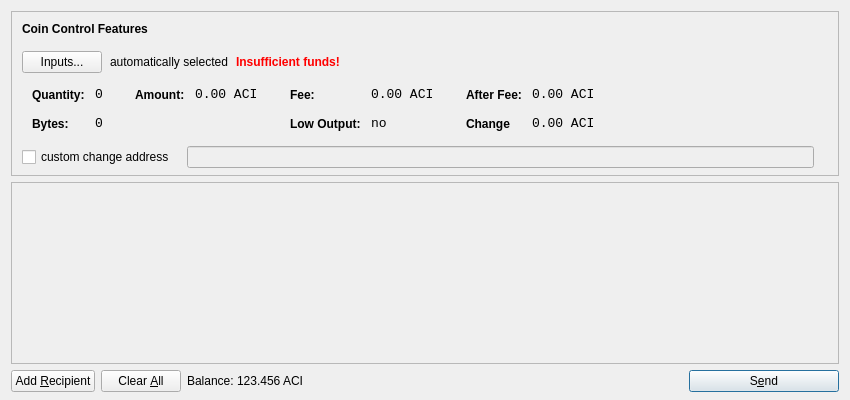
<?xml version="1.0" encoding="UTF-8"?>
<ui version="4.0">
 <class>SendCoinsDialog</class>
 <widget class="QDialog" name="SendCoinsDialog">
  <property name="geometry">
   <rect>
    <x>0</x>
    <y>0</y>
    <width>850</width>
    <height>400</height>
   </rect>
  </property>
  <property name="windowTitle">
   <string>Send Coins</string>
  </property>
  <layout class="QVBoxLayout" name="verticalLayout" stretch="0,1,0">
   <property name="bottomMargin">
    <number>8</number>
   </property>
   <item>
    <widget class="QFrame" name="frameCoinControl">
     <property name="sizePolicy">
      <sizepolicy hsizetype="Expanding" vsizetype="Expanding">
       <horstretch>0</horstretch>
       <verstretch>0</verstretch>
      </sizepolicy>
     </property>
     <property name="maximumSize">
      <size>
       <width>16777215</width>
       <height>16777215</height>
      </size>
     </property>
     <property name="frameShape">
      <enum>QFrame::StyledPanel</enum>
     </property>
     <property name="frameShadow">
      <enum>QFrame::Sunken</enum>
     </property>
     <layout class="QVBoxLayout" name="verticalLayoutCoinControl2">
      <property name="spacing">
       <number>-1</number>
      </property>
      <property name="leftMargin">
       <number>0</number>
      </property>
      <property name="topMargin">
       <number>0</number>
      </property>
      <property name="rightMargin">
       <number>0</number>
      </property>
      <property name="bottomMargin">
       <number>6</number>
      </property>
      <item>
       <layout class="QVBoxLayout" name="verticalLayoutCoinControl" stretch="0,0,0,0,1">
        <property name="spacing">
         <number>0</number>
        </property>
        <property name="leftMargin">
         <number>10</number>
        </property>
        <property name="topMargin">
         <number>10</number>
        </property>
        <item>
         <layout class="QHBoxLayout" name="horizontalLayoutCoinControl1">
          <property name="bottomMargin">
           <number>15</number>
          </property>
          <item>
           <widget class="QLabel" name="labelCoinControlFeatures">
            <property name="sizePolicy">
             <sizepolicy hsizetype="Preferred" vsizetype="Maximum">
              <horstretch>0</horstretch>
              <verstretch>0</verstretch>
             </sizepolicy>
            </property>
            <property name="font">
             <font>
              <weight>75</weight>
              <bold>true</bold>
             </font>
            </property>
            <property name="styleSheet">
             <string notr="true">font-weight:bold;</string>
            </property>
            <property name="text">
             <string>Coin Control Features</string>
            </property>
           </widget>
          </item>
         </layout>
        </item>
        <item>
         <layout class="QHBoxLayout" name="horizontalLayoutCoinControl2" stretch="0,0,0,0">
          <property name="spacing">
           <number>8</number>
          </property>
          <property name="bottomMargin">
           <number>10</number>
          </property>
          <item>
           <widget class="QPushButton" name="pushButtonCoinControl">
            <property name="styleSheet">
             <string notr="true"/>
            </property>
            <property name="text">
             <string>Inputs...</string>
            </property>
           </widget>
          </item>
          <item>
           <widget class="QLabel" name="labelCoinControlAutomaticallySelected">
            <property name="text">
             <string>automatically selected</string>
            </property>
            <property name="margin">
             <number>5</number>
            </property>
           </widget>
          </item>
          <item>
           <widget class="QLabel" name="labelCoinControlInsuffFunds">
            <property name="font">
             <font>
              <weight>75</weight>
              <bold>true</bold>
             </font>
            </property>
            <property name="styleSheet">
             <string notr="true">color:red;font-weight:bold;</string>
            </property>
            <property name="text">
             <string>Insufficient funds!</string>
            </property>
            <property name="margin">
             <number>5</number>
            </property>
           </widget>
          </item>
          <item>
           <spacer name="horizontalSpacerCoinControl">
            <property name="orientation">
             <enum>Qt::Horizontal</enum>
            </property>
            <property name="sizeHint" stdset="0">
             <size>
              <width>40</width>
              <height>1</height>
             </size>
            </property>
           </spacer>
          </item>
         </layout>
        </item>
        <item>
         <widget class="QWidget" name="widgetCoinControl" native="true">
          <property name="sizePolicy">
           <sizepolicy hsizetype="Preferred" vsizetype="Preferred">
            <horstretch>0</horstretch>
            <verstretch>0</verstretch>
           </sizepolicy>
          </property>
          <property name="minimumSize">
           <size>
            <width>0</width>
            <height>0</height>
           </size>
          </property>
          <property name="styleSheet">
           <string notr="true"/>
          </property>
          <layout class="QHBoxLayout" name="horizontalLayoutCoinControl5">
           <property name="margin">
            <number>0</number>
           </property>
           <item>
            <layout class="QHBoxLayout" name="horizontalLayoutCoinControl3" stretch="0,0,0,1">
             <property name="spacing">
              <number>20</number>
             </property>
             <property name="topMargin">
              <number>0</number>
             </property>
             <property name="bottomMargin">
              <number>10</number>
             </property>
             <item>
              <layout class="QFormLayout" name="formLayoutCoinControl1">
               <property name="horizontalSpacing">
                <number>10</number>
               </property>
               <property name="verticalSpacing">
                <number>14</number>
               </property>
               <property name="leftMargin">
                <number>10</number>
               </property>
               <property name="topMargin">
                <number>4</number>
               </property>
               <property name="rightMargin">
                <number>6</number>
               </property>
               <item row="0" column="0">
                <widget class="QLabel" name="labelCoinControlQuantityText">
                 <property name="styleSheet">
                  <string notr="true">font-weight:bold;</string>
                 </property>
                 <property name="text">
                  <string>Quantity:</string>
                 </property>
                 <property name="margin">
                  <number>0</number>
                 </property>
                </widget>
               </item>
               <item row="0" column="1">
                <widget class="QLabel" name="labelCoinControlQuantity">
                 <property name="font">
                  <font>
                   <family>Monospace</family>
                   <pointsize>10</pointsize>
                  </font>
                 </property>
                 <property name="cursor">
                  <cursorShape>IBeamCursor</cursorShape>
                 </property>
                 <property name="contextMenuPolicy">
                  <enum>Qt::ActionsContextMenu</enum>
                 </property>
                 <property name="text">
                  <string>0</string>
                 </property>
                 <property name="margin">
                  <number>0</number>
                 </property>
                 <property name="textInteractionFlags">
                  <set>Qt::LinksAccessibleByMouse|Qt::TextSelectableByKeyboard|Qt::TextSelectableByMouse</set>
                 </property>
                </widget>
               </item>
               <item row="1" column="0">
                <widget class="QLabel" name="labelCoinControlBytesText">
                 <property name="styleSheet">
                  <string notr="true">font-weight:bold;</string>
                 </property>
                 <property name="text">
                  <string>Bytes:</string>
                 </property>
                </widget>
               </item>
               <item row="1" column="1">
                <widget class="QLabel" name="labelCoinControlBytes">
                 <property name="font">
                  <font>
                   <family>Monospace</family>
                   <pointsize>10</pointsize>
                  </font>
                 </property>
                 <property name="cursor">
                  <cursorShape>IBeamCursor</cursorShape>
                 </property>
                 <property name="contextMenuPolicy">
                  <enum>Qt::ActionsContextMenu</enum>
                 </property>
                 <property name="text">
                  <string>0</string>
                 </property>
                 <property name="textInteractionFlags">
                  <set>Qt::LinksAccessibleByMouse|Qt::TextSelectableByKeyboard|Qt::TextSelectableByMouse</set>
                 </property>
                </widget>
               </item>
              </layout>
             </item>
             <item>
              <layout class="QFormLayout" name="formLayoutCoinControl2">
               <property name="horizontalSpacing">
                <number>10</number>
               </property>
               <property name="verticalSpacing">
                <number>14</number>
               </property>
               <property name="leftMargin">
                <number>6</number>
               </property>
               <property name="topMargin">
                <number>4</number>
               </property>
               <property name="rightMargin">
                <number>6</number>
               </property>
               <item row="0" column="0">
                <widget class="QLabel" name="labelCoinControlAmountText">
                 <property name="styleSheet">
                  <string notr="true">font-weight:bold;</string>
                 </property>
                 <property name="text">
                  <string>Amount:</string>
                 </property>
                 <property name="margin">
                  <number>0</number>
                 </property>
                </widget>
               </item>
               <item row="0" column="1">
                <widget class="QLabel" name="labelCoinControlAmount">
                 <property name="font">
                  <font>
                   <family>Monospace</family>
                   <pointsize>10</pointsize>
                  </font>
                 </property>
                 <property name="cursor">
                  <cursorShape>IBeamCursor</cursorShape>
                 </property>
                 <property name="contextMenuPolicy">
                  <enum>Qt::ActionsContextMenu</enum>
                 </property>
                 <property name="text">
                  <string notr="true">0.00 ACI</string>
                 </property>
                 <property name="textInteractionFlags">
                  <set>Qt::LinksAccessibleByMouse|Qt::TextSelectableByKeyboard|Qt::TextSelectableByMouse</set>
                 </property>
                </widget>
               </item>
              </layout>
             </item>
             <item>
              <layout class="QFormLayout" name="formLayoutCoinControl3">
               <property name="horizontalSpacing">
                <number>10</number>
               </property>
               <property name="verticalSpacing">
                <number>14</number>
               </property>
               <property name="leftMargin">
                <number>6</number>
               </property>
               <property name="topMargin">
                <number>4</number>
               </property>
               <property name="rightMargin">
                <number>6</number>
               </property>
               <item row="0" column="0">
                <widget class="QLabel" name="labelCoinControlFeeText">
                 <property name="styleSheet">
                  <string notr="true">font-weight:bold;</string>
                 </property>
                 <property name="text">
                  <string>Fee:</string>
                 </property>
                 <property name="margin">
                  <number>0</number>
                 </property>
                </widget>
               </item>
               <item row="0" column="1">
                <widget class="QLabel" name="labelCoinControlFee">
                 <property name="font">
                  <font>
                   <family>Monospace</family>
                   <pointsize>10</pointsize>
                  </font>
                 </property>
                 <property name="cursor">
                  <cursorShape>IBeamCursor</cursorShape>
                 </property>
                 <property name="contextMenuPolicy">
                  <enum>Qt::ActionsContextMenu</enum>
                 </property>
                 <property name="text">
                  <string notr="true">0.00 ACI</string>
                 </property>
                 <property name="textInteractionFlags">
                  <set>Qt::LinksAccessibleByMouse|Qt::TextSelectableByKeyboard|Qt::TextSelectableByMouse</set>
                 </property>
                </widget>
               </item>
               <item row="1" column="0">
                <widget class="QLabel" name="labelCoinControlLowOutputText">
                 <property name="styleSheet">
                  <string notr="true">font-weight:bold;</string>
                 </property>
                 <property name="text">
                  <string>Low Output:</string>
                 </property>
                </widget>
               </item>
               <item row="1" column="1">
                <widget class="QLabel" name="labelCoinControlLowOutput">
                 <property name="font">
                  <font>
                   <family>Monospace</family>
                   <pointsize>10</pointsize>
                  </font>
                 </property>
                 <property name="cursor">
                  <cursorShape>IBeamCursor</cursorShape>
                 </property>
                 <property name="contextMenuPolicy">
                  <enum>Qt::ActionsContextMenu</enum>
                 </property>
                 <property name="text">
                  <string>no</string>
                 </property>
                 <property name="textInteractionFlags">
                  <set>Qt::LinksAccessibleByMouse|Qt::TextSelectableByKeyboard|Qt::TextSelectableByMouse</set>
                 </property>
                </widget>
               </item>
              </layout>
             </item>
             <item>
              <layout class="QFormLayout" name="formLayoutCoinControl4">
               <property name="horizontalSpacing">
                <number>10</number>
               </property>
               <property name="verticalSpacing">
                <number>14</number>
               </property>
               <property name="leftMargin">
                <number>6</number>
               </property>
               <property name="topMargin">
                <number>4</number>
               </property>
               <property name="rightMargin">
                <number>6</number>
               </property>
               <item row="0" column="0">
                <widget class="QLabel" name="labelCoinControlAfterFeeText">
                 <property name="styleSheet">
                  <string notr="true">font-weight:bold;</string>
                 </property>
                 <property name="text">
                  <string>After Fee:</string>
                 </property>
                 <property name="margin">
                  <number>0</number>
                 </property>
                </widget>
               </item>
               <item row="0" column="1">
                <widget class="QLabel" name="labelCoinControlAfterFee">
                 <property name="font">
                  <font>
                   <family>Monospace</family>
                   <pointsize>10</pointsize>
                  </font>
                 </property>
                 <property name="cursor">
                  <cursorShape>IBeamCursor</cursorShape>
                 </property>
                 <property name="contextMenuPolicy">
                  <enum>Qt::ActionsContextMenu</enum>
                 </property>
                 <property name="text">
                  <string notr="true">0.00 ACI</string>
                 </property>
                 <property name="textInteractionFlags">
                  <set>Qt::LinksAccessibleByMouse|Qt::TextSelectableByKeyboard|Qt::TextSelectableByMouse</set>
                 </property>
                </widget>
               </item>
               <item row="1" column="0">
                <widget class="QLabel" name="labelCoinControlChangeText">
                 <property name="styleSheet">
                  <string notr="true">font-weight:bold;</string>
                 </property>
                 <property name="text">
                  <string>Change</string>
                 </property>
                </widget>
               </item>
               <item row="1" column="1">
                <widget class="QLabel" name="labelCoinControlChange">
                 <property name="font">
                  <font>
                   <family>Monospace</family>
                   <pointsize>10</pointsize>
                  </font>
                 </property>
                 <property name="cursor">
                  <cursorShape>IBeamCursor</cursorShape>
                 </property>
                 <property name="contextMenuPolicy">
                  <enum>Qt::ActionsContextMenu</enum>
                 </property>
                 <property name="text">
                  <string notr="true">0.00 ACI</string>
                 </property>
                 <property name="textInteractionFlags">
                  <set>Qt::LinksAccessibleByMouse|Qt::TextSelectableByKeyboard|Qt::TextSelectableByMouse</set>
                 </property>
                </widget>
               </item>
              </layout>
             </item>
            </layout>
           </item>
          </layout>
         </widget>
        </item>
        <item>
         <layout class="QHBoxLayout" name="horizontalLayoutCoinControl4" stretch="0,0,0">
          <property name="spacing">
           <number>12</number>
          </property>
          <property name="sizeConstraint">
           <enum>QLayout::SetDefaultConstraint</enum>
          </property>
          <property name="topMargin">
           <number>5</number>
          </property>
          <property name="rightMargin">
           <number>5</number>
          </property>
          <item>
           <widget class="QCheckBox" name="checkBoxCoinControlChange">
            <property name="text">
             <string>custom change address</string>
            </property>
           </widget>
          </item>
          <item>
           <widget class="QLineEdit" name="lineEditCoinControlChange">
            <property name="enabled">
             <bool>false</bool>
            </property>
            <property name="sizePolicy">
             <sizepolicy hsizetype="Expanding" vsizetype="Fixed">
              <horstretch>0</horstretch>
              <verstretch>0</verstretch>
             </sizepolicy>
            </property>
           </widget>
          </item>
          <item>
           <widget class="QLabel" name="labelCoinControlChangeLabel">
            <property name="sizePolicy">
             <sizepolicy hsizetype="Preferred" vsizetype="Expanding">
              <horstretch>0</horstretch>
              <verstretch>0</verstretch>
             </sizepolicy>
            </property>
            <property name="minimumSize">
             <size>
              <width>0</width>
              <height>0</height>
             </size>
            </property>
            <property name="text">
             <string/>
            </property>
            <property name="margin">
             <number>3</number>
            </property>
           </widget>
          </item>
         </layout>
        </item>
        <item>
         <spacer name="verticalSpacerCoinControl">
          <property name="orientation">
           <enum>Qt::Vertical</enum>
          </property>
          <property name="sizeHint" stdset="0">
           <size>
            <width>800</width>
            <height>1</height>
           </size>
          </property>
         </spacer>
        </item>
       </layout>
      </item>
     </layout>
    </widget>
   </item>
   <item>
    <widget class="QScrollArea" name="scrollArea">
     <property name="widgetResizable">
      <bool>true</bool>
     </property>
     <widget class="QWidget" name="scrollAreaWidgetContents">
      <property name="geometry">
       <rect>
        <x>0</x>
        <y>0</y>
        <width>830</width>
        <height>165</height>
       </rect>
      </property>
      <layout class="QVBoxLayout" name="verticalLayout_2">
       <property name="margin">
        <number>0</number>
       </property>
       <item>
        <layout class="QVBoxLayout" name="entries">
         <property name="spacing">
          <number>6</number>
         </property>
        </layout>
       </item>
       <item>
        <spacer name="verticalSpacer">
         <property name="orientation">
          <enum>Qt::Vertical</enum>
         </property>
         <property name="sizeHint" stdset="0">
          <size>
           <width>20</width>
           <height>40</height>
          </size>
         </property>
        </spacer>
       </item>
      </layout>
     </widget>
    </widget>
   </item>
   <item>
    <layout class="QHBoxLayout" name="horizontalLayout">
     <item>
      <widget class="QPushButton" name="addButton">
       <property name="toolTip">
        <string>Send to multiple recipients at once</string>
       </property>
       <property name="text">
        <string>Add &amp;Recipient</string>
       </property>
       <property name="autoDefault">
        <bool>false</bool>
       </property>
      </widget>
     </item>
     <item>
      <widget class="QPushButton" name="clearButton">
       <property name="sizePolicy">
        <sizepolicy hsizetype="Minimum" vsizetype="Fixed">
         <horstretch>0</horstretch>
         <verstretch>0</verstretch>
        </sizepolicy>
       </property>
       <property name="toolTip">
        <string>Remove all transaction fields</string>
       </property>
       <property name="text">
        <string>Clear &amp;All</string>
       </property>
       <property name="autoRepeatDelay">
        <number>300</number>
       </property>
       <property name="autoDefault">
        <bool>false</bool>
       </property>
      </widget>
     </item>
     <item>
      <layout class="QHBoxLayout" name="horizontalLayout_2">
       <property name="spacing">
        <number>3</number>
       </property>
       <item>
        <widget class="QLabel" name="label">
         <property name="sizePolicy">
          <sizepolicy hsizetype="Preferred" vsizetype="Fixed">
           <horstretch>0</horstretch>
           <verstretch>0</verstretch>
          </sizepolicy>
         </property>
         <property name="text">
          <string>Balance:</string>
         </property>
        </widget>
       </item>
       <item>
        <widget class="QLabel" name="labelBalance">
         <property name="sizePolicy">
          <sizepolicy hsizetype="Preferred" vsizetype="Fixed">
           <horstretch>0</horstretch>
           <verstretch>0</verstretch>
          </sizepolicy>
         </property>
         <property name="cursor">
          <cursorShape>IBeamCursor</cursorShape>
         </property>
         <property name="text">
          <string notr="true">123.456 ACI</string>
         </property>
         <property name="textInteractionFlags">
          <set>Qt::LinksAccessibleByMouse|Qt::TextSelectableByKeyboard|Qt::TextSelectableByMouse</set>
         </property>
        </widget>
       </item>
      </layout>
     </item>
     <item>
      <spacer name="horizontalSpacer">
       <property name="orientation">
        <enum>Qt::Horizontal</enum>
       </property>
       <property name="sizeHint" stdset="0">
        <size>
         <width>40</width>
         <height>20</height>
        </size>
       </property>
      </spacer>
     </item>
     <item>
      <widget class="QPushButton" name="sendButton">
       <property name="minimumSize">
        <size>
         <width>150</width>
         <height>0</height>
        </size>
       </property>
       <property name="toolTip">
        <string>Confirm the send action</string>
       </property>
       <property name="text">
        <string>S&amp;end</string>
       </property>
       <property name="icon">
        <iconset resource="../bitcoin.qrc">
         <normaloff>:/icons/send</normaloff>:/icons/send</iconset>
       </property>
       <property name="default">
        <bool>true</bool>
       </property>
      </widget>
     </item>
    </layout>
   </item>
  </layout>
 </widget>
 <resources>
  <include location="../bitcoin.qrc"/>
 </resources>
 <connections/>
</ui>
